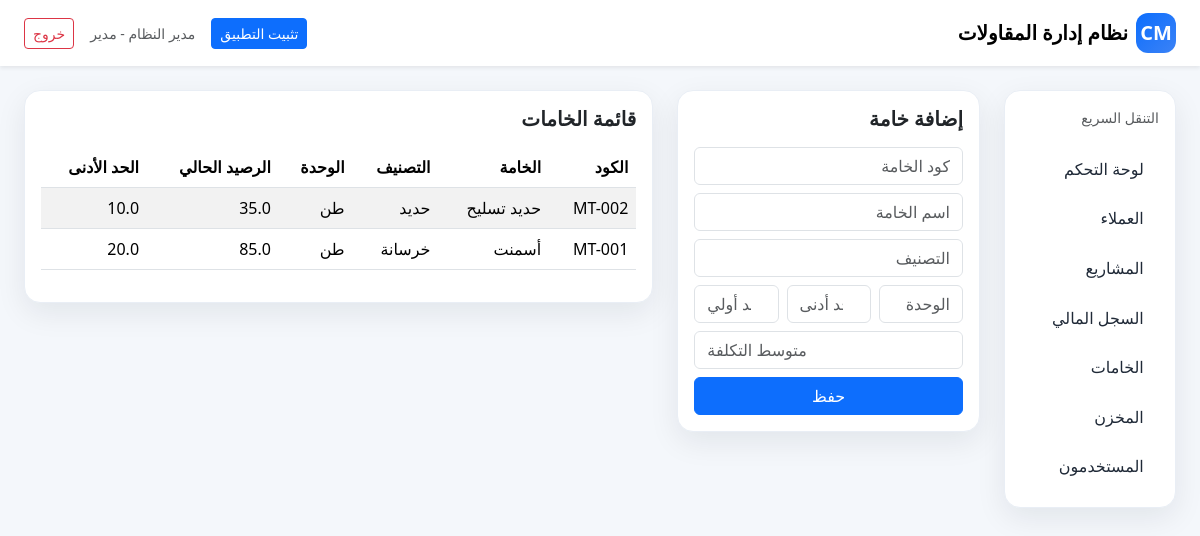
/materials (signed in), run on the app's committed database.
### app.py (models this page shows, shortened)
class User(UserMixin, db.Model):
    id = db.Column(db.Integer, primary_key=True)
    full_name = db.Column(db.String(150), nullable=False)
    username = db.Column(db.String(80), unique=True, nullable=False)
    password_hash = db.Column(db.String(255), nullable=False)
    role_id = db.Column(db.Integer, db.ForeignKey('role.id'))
    is_active_user = db.Column(db.Boolean, default=True)
    created_at = db.Column(db.DateTime, default=datetime.utcnow)
    role = db.relationship('Role')
    @property
    def is_admin(self):
        return self.role and self.role.code == 'admin'

class Role(db.Model):
    id = db.Column(db.Integer, primary_key=True)
    name = db.Column(db.String(100), nullable=False)
    code = db.Column(db.String(50), unique=True, nullable=False)

class Material(db.Model):
    id = db.Column(db.Integer, primary_key=True)
    material_code = db.Column(db.String(50), unique=True, nullable=False)
    material_name = db.Column(db.String(150), nullable=False)
    category = db.Column(db.String(100))
    unit = db.Column(db.String(50), default='وحدة')
    minimum_stock = db.Column(db.Float, default=0)
    current_stock = db.Column(db.Float, default=0)
    average_cost = db.Column(db.Float, default=0)
    movements = db.relationship('InventoryMovement', backref='material', cascade='all, delete-orphan')

### app.py (the view, shortened to what this page needs)
@app.route('/materials', methods=['GET', 'POST'])
@login_required
def materials():
    all_materials = Material.query.order_by(Material.id.desc()).all()
    return render_template('materials.html', materials=all_materials)

### app.py (called while the page is built)
@login_manager.user_loader
def load_user(user_id):
    return User.query.get(int(user_id))

### templates/materials.html (shortened to what this page needs)
{% extends 'base.html' %}
{% block content %}
<div class="row g-4">
  <div class="col-lg-4">
    <div class="card section-card p-3">
      <h5 class="fw-bold mb-3">إضافة خامة</h5>
      <form method="post" class="row g-2">
        <div class="col-12"><input name="material_code" class="form-control" placeholder="كود الخامة" required></div>
        <div class="col-12"><input name="material_name" class="form-control" placeholder="اسم الخامة" required></div>
        <div class="col-12"><input name="category" class="form-control" placeholder="التصنيف"></div>
        <div class="col-4"><input name="unit" class="form-control" placeholder="الوحدة"></div>
        <div class="col-4"><input name="minimum_stock" type="number" step="0.01" class="form-control" placeholder="حد أدنى"></div>
        <div class="col-4"><input name="current_stock" type="number" step="0.01" class="form-control" placeholder="رصيد أولي"></div>
        <div class="col-12"><input name="average_cost" type="number" step="0.01" class="form-control" placeholder="متوسط التكلفة"></div>
        <div class="col-12"><button class="btn btn-primary w-100">حفظ</button></div>
      </form>
    </div>
  </div>
  <div class="col-lg-8">
    <div class="card section-card p-3">
      <h5 class="fw-bold mb-3">قائمة الخامات</h5>
      <div class="table-responsive">
        <table class="table table-striped">
          <thead><tr><th>الكود</th><th>الخامة</th><th>التصنيف</th><th>الوحدة</th><th>الرصيد الحالي</th><th>الحد الأدنى</th></tr></thead>
          <tbody>
            {% for item in materials %}
            <tr>
              <td>{{ item.material_code }}</td>
              <td>{{ item.material_name }}</td>
              <td>{{ item.category or '-' }}</td>
              <td>{{ item.unit }}</td>
              <td>{{ item.current_stock }}</td>
              <td>{{ item.minimum_stock }}</td>
            </tr>
            {% endfor %}
          </tbody>
        </table>
      </div>
    </div>
  </div>
</div>
{% endblock %}

### templates/base.html (shortened to what this page needs)
<!doctype html>
<html lang="ar" dir="rtl">
<head>
  <link href="https://cdn.jsdelivr.net/npm/bootstrap@5.3.3/dist/css/bootstrap.rtl.min.css" rel="stylesheet">
</head>
<body>
{% if current_user.is_authenticated %}
<nav class="navbar navbar-expand-lg bg-white shadow-sm sticky-top">
  <div class="container-fluid px-3 px-lg-4">
    <div class="d-flex align-items-center gap-2">
      <a class="navbar-brand fw-bold d-flex align-items-center gap-2 mb-0" href="{{ url_for('dashboard') }}">
        <span class="brand-mark">CM</span>
        <span class="topbar-title">نظام إدارة المقاولات</span>
      </a>
    </div>
    <div class="d-flex gap-2 gap-lg-3 align-items-center">
      <button id="installAppBtn" class="btn btn-primary btn-sm d-none d-lg-inline-flex">تثبيت التطبيق</button>
      <span class="text-muted small d-none d-md-inline">{{ current_user.full_name }} - {{ current_user.role.name if current_user.role else '' }}</span>
      <a class="btn btn-outline-danger btn-sm" href="{{ url_for('logout') }}">خروج</a>
    </div>
  </div>
</nav>
<div class="container-fluid px-3 px-lg-4 py-3 py-lg-4 app-shell">
  <div class="row g-4">
    <div class="col-lg-2 d-none d-lg-block">
      <div class="bg-white p-3 section-card sticky-top sidebar-panel">
        <div class="small text-muted mb-3">التنقل السريع</div>
        <a class="sidebar-link" href="{{ url_for('dashboard') }}">لوحة التحكم</a>
        <a class="sidebar-link" href="{{ url_for('clients') }}">العملاء</a>
        <a class="sidebar-link" href="{{ url_for('projects') }}">المشاريع</a>
        <a class="sidebar-link" href="{{ url_for('finance') }}">السجل المالي</a>
        <a class="sidebar-link" href="{{ url_for('materials') }}">الخامات</a>
        <a class="sidebar-link" href="{{ url_for('inventory') }}">المخزن</a>
        {% if current_user.is_admin %}
        <a class="sidebar-link" href="{{ url_for('users') }}">المستخدمون</a>
        {% endif %}
      </div>
    </div>
    <div class="col-12 col-lg-10">
{% else %}
<div class="container py-3 py-md-4">
{% endif %}
{% block content %}{% endblock %}
{% if current_user.is_authenticated %}
    </div>
  </div>
</div>
{% else %}
</div>
{% endif %}
</body>
</html>

### templates/base.html (style rules this page uses)
:root { --brand:#0d6efd; --brand-dark:#0b57d0; --bg:#f4f7fb; --card-shadow:0 10px 30px rgba(15,23,42,.08); --border:#e9eef5; }
body { background:var(--bg); }
.app-shell { min-height: calc(100vh - 76px); }
.sidebar-link { text-decoration:none; color:#1f2937; display:block; padding:.80rem .95rem; border-radius:.85rem; font-weight:500; }
.stat-card, .section-card { border:1px solid var(--border); border-radius:1rem; box-shadow:var(--card-shadow); }
.section-card { overflow:hidden; }
.sidebar-panel { top:20px; }
.brand-mark { width:40px; height:40px; border-radius:12px; display:inline-flex; align-items:center; justify-content:center; background:linear-gradient(135deg, #0d6efd, #3b82f6); color:#fff; font-weight:800; }
.table-responsive { border-radius:.85rem; }

### data on the page
User: full_name "مدير النظام"
Role: role "مدير"
Material: material_code "MT-002", material_name "حديد تسليح", category "حديد", unit "طن", current_stock "35.0", minimum_stock "10.0"
Material: material_code "MT-001", material_name "أسمنت", category "خرسانة", unit "طن", current_stock "85.0", minimum_stock "20.0"
